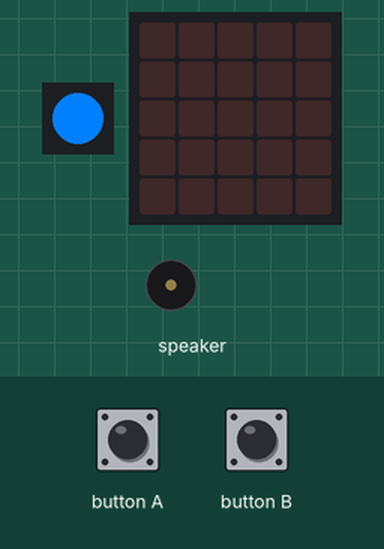
Recording of a program running on a simulated Calliope mini (MakeCode). On the bench: 1 RGB LEDs in strip order, left to right, the board's 5×5 LED display, buzzer (waves = sounding). The inputs (shaded band) are chosen by the test bench. Random numbers come from a fixed seed.

Above: at 1.2 s.
1.3 s: button A pressed for 0.15 s
At 2.9 s:
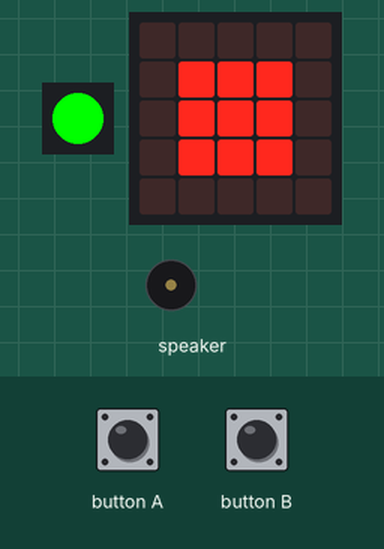
3.7 s: button B pressed for 0.15 s
At 4.8 s:
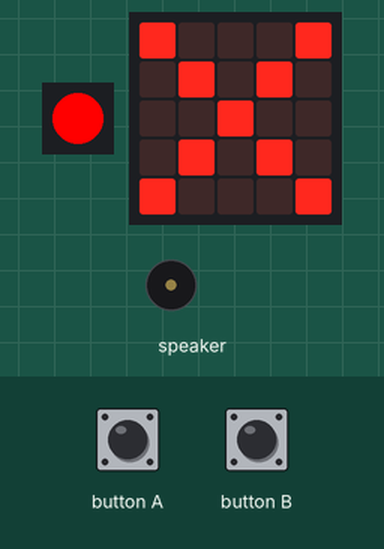
5.8 s: button A pressed for 0.15 s
At 7.5 s:
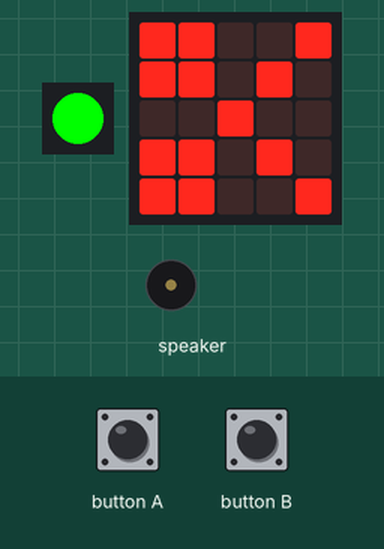
8.2 s: button B pressed for 0.15 s
At 8.7 s:
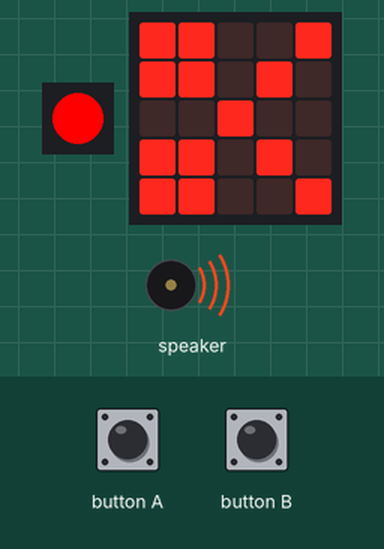
10.3 s: button B pressed for 0.15 s
At 10.8 s:
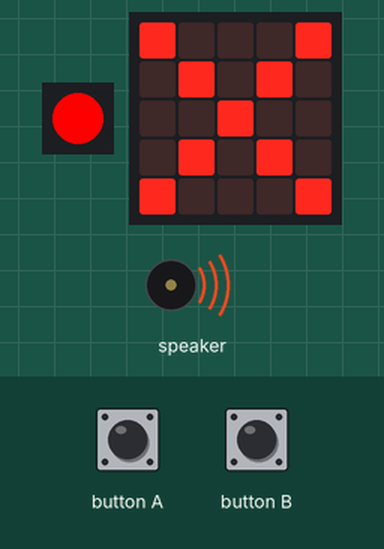
12.4 s: button A pressed 2 times (0.12 s each, 0.3 s apart)
At 15.9 s:
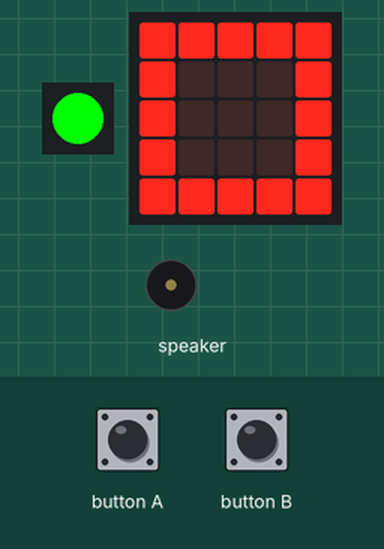
Timing chart, 0 to 16.9 s (numbered marks = the images above; inputs shaded):
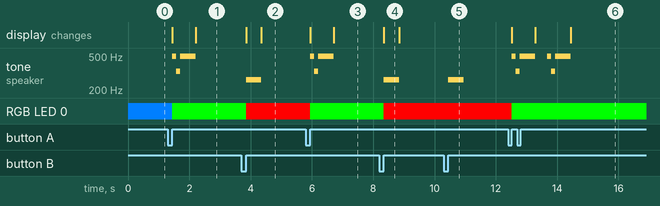

Measured:
- after the input at 1.3 s, tone on speaker: silent → 494 Hz after 0.15 s, → 330 Hz 0.13 s later, → 494 Hz 0.13 s later, → silent 0.50 s later; RGB LED 0: RGB(0, 127, 255) → RGB(0, 255, 0) after 0.15 s
- after the input at 3.7 s, tone on speaker: silent → 262 Hz after 0.15 s, → silent 0.50 s later; RGB LED 0: RGB(0, 255, 0) → RGB(255, 0, 0) after 0.15 s
- after the input at 5.8 s, tone on speaker: silent → 494 Hz after 0.15 s, → 330 Hz 0.13 s later, → 494 Hz 0.13 s later, → silent 0.50 s later; RGB LED 0: RGB(255, 0, 0) → RGB(0, 255, 0) after 0.15 s
- after the input at 8.2 s, tone on speaker: silent → 262 Hz after 0.15 s, → silent 0.50 s later; RGB LED 0: RGB(0, 255, 0) → RGB(255, 0, 0) after 0.15 s
- after the input at 10.3 s, tone on speaker: silent → 262 Hz after 0.15 s, → silent 0.50 s later
- after the input at 12.4 s, tone on speaker: plays 494 Hz for 0.13 s, 330 Hz for 0.13 s, 494 Hz for 0.50 s, 494 Hz for 0.13 s, 330 Hz for 0.13 s, 494 Hz for 0.50 s, starting after 0.12 s; RGB LED 0: RGB(255, 0, 0) → RGB(0, 255, 0) after 0.12 s
- what the display in image 4 shows lasts 0.5 s, from 8.4 s to 8.9 s

The program:

main.ts
```typescript
input.onButtonEvent(Button.A, input.buttonEventClick(), function () {
    basic.setLedColor(0x00ff00)
    music.playTone(494, music.beat(BeatFraction.Quarter))
    music.playTone(330, music.beat(BeatFraction.Quarter))
    music.playTone(494, music.beat(BeatFraction.Whole))
    _symbol = randint(1, 3)
    if (_symbol == 1) {
        basic.showLeds(`
            . . . . .
            . # # # .
            . # # # .
            . # # # .
            . . . . .
            `)
    } else if (_symbol == 2) {
        basic.showLeds(`
            # # # # #
            # . . . #
            # . . . #
            # . . . #
            # # # # #
            `)
    } else {
        basic.showLeds(`
            # # . . #
            # # . # .
            . . # . .
            # # . # .
            # # . . #
            `)
    }
})
input.onButtonEvent(Button.B, input.buttonEventClick(), function () {
    basic.setLedColor(0xff0000)
    music.playTone(262, music.beat(BeatFraction.Whole))
    basic.showLeds(`
        # . . . #
        . # . # .
        . . # . .
        . # . # .
        # . . . #
        `)
})
let _symbol = 0
basic.setLedColor(0x007fff)
```

test.ts
```typescript
// Hier kann man Tests durchführen; diese Datei wird nicht kompiliert, wenn dieses Paket als Erweiterung verwendet wird.
```
